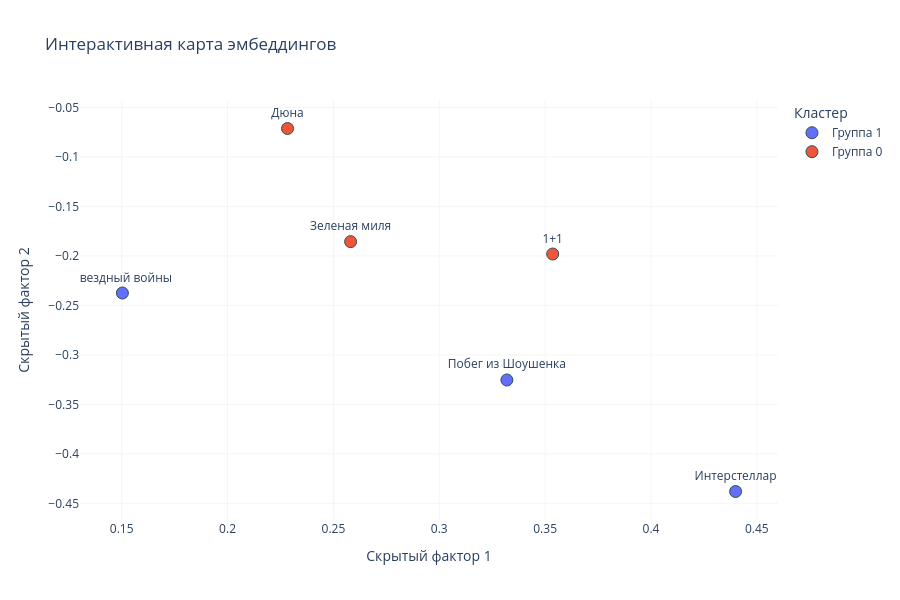

Notebook code for this chart:
### Code cell
import torch
import torch.nn as nn
import torch.optim as optim
from torch.utils.data import Dataset, DataLoader

def convert_df(df_matrix):
    users = df_matrix.index.tolist()
    movies = df_matrix.columns.tolist()
    # Преобразуем в длинный формат (взаимодействия с оценкой > 0)
    interactions = []
    for u_idx, user in enumerate(users):
        for m_idx, movie in enumerate(movies):
            rating = df_matrix.loc[user, movie]
            if rating > 0:
                interactions.append((u_idx, m_idx, 1.0)) # 1.0 — факт позитивного взаимодействия
    
    df_train = pd.DataFrame(interactions, columns=["user_id", "item_id", "label"])
    return users, movies, df_train

# 2. Обертка данных в Dataset для PyTorch
class RecommendationDataset(Dataset):
    def __init__(self, dataframe):
        self.users = torch.tensor(dataframe["user_id"].values, dtype=torch.long)
        self.items = torch.tensor(dataframe["item_id"].values, dtype=torch.long)
        self.labels = torch.tensor(dataframe["label"].values, dtype=torch.float32)

    def __len__(self):
        return len(self.labels)

    def __getitem__(self, idx):
        return self.users[idx], self.items[idx], self.labels[idx]

# 3. Архитектура двухбашенной модели DSSM
class DSSMModel(nn.Module):
    def __init__(self, num_users, num_items, embedding_dim=8):
        super(DSSMModel, self).__init__()
        # Базовая башня Пользователя
        self.user_embedding = nn.Embedding(num_users, embedding_dim)
        self.user_nn = nn.Sequential(
            nn.Linear(embedding_dim, 16),
            nn.ReLU(),
            nn.Linear(16, 8) # Финальный размер эмбеддинга (N-мерное пространство)
        )
        
        # Базовая башня Item
        self.item_embedding = nn.Embedding(num_items, embedding_dim)
        self.item_nn = nn.Sequential(
            nn.Linear(embedding_dim, 16),
            nn.ReLU(),
            nn.Linear(16, 8)
        )

    def forward(self, user_ids, item_ids):
        # Пропускаем пользователя через его башню
        u_emb = self.user_embedding(user_ids)
        u_vector = self.user_nn(u_emb)
        
        # Пропускаем товар через его башню
        i_emb = self.item_embedding(item_ids)
        i_vector = self.item_nn(i_emb)
        
        # Считаем косинусное сходство между векторами башен
        u_vector_norm = nn.functional.normalize(u_vector, p=2, dim=1)
        i_vector_norm = nn.functional.normalize(i_vector, p=2, dim=1)
        
        # Скалярное произведение строк (dot product)
        similarity = torch.sum(u_vector_norm * i_vector_norm, dim=1)
        return similarity

def fit_model(users, movies, dataloader, epochs, embedding_dim):
    # Инициализация
    model = DSSMModel(num_users=len(users), num_items=len(movies), embedding_dim=embedding_dim)
    criterion = nn.MSELoss()
    optimizer = optim.Adam(model.parameters())

    # Обучение модели
    model.train()
    for epoch in range(epochs):
        for batch_users, batch_items, batch_labels in dataloader:
            optimizer.zero_grad()
            predictions = model(batch_users, batch_items)
            loss = criterion(predictions, batch_labels)
            loss.backward()
            optimizer.step()
    return model


def get_dssm_model_emb(df, epochs=10, embedding_dim=8):
    users, movies, df_train = convert_df(df)
    dataset = RecommendationDataset(df_train)
    dataloader = DataLoader(dataset, batch_size=1)
    model = fit_model(users, movies, dataloader, epochs, embedding_dim)
    
    model.eval()
    with torch.no_grad():
        all_item_ids = torch.tensor(list(range(len(movies))), dtype=torch.long)
        item_embs = model.item_embedding(all_item_ids)
        movie_embeddings = model.item_nn(item_embs).numpy()
    
    print(f"Форма матрицы эмбеддингов: {movie_embeddings.shape} (4 фильма, у каждого вектор из 8 признаков)")
    return movie_embeddings

plot_emb(get_dssm_model_emb(df, embedding_dim=8, epochs=10), df)

### Figure 1 — Plotly figure (JSON) as saved in the notebook; plotly's stock layout.template omitted (floating-point values rounded to 4 significant figures)
{"data": [{"hovertemplate": "<b>%{hovertext}</b><br><br>Кластер=Группа 1<br>Скрытый фактор 1=%{x}<br>Скрытый фактор 2=%{y}<br>Название=%{text}<extra></extra>", "hovertext": ["Интерстеллар", "Звездный войны", "Побег из Шоушенка"], "legendgroup": "Группа 1", "marker": {"color": "#636efa", "symbol": "circle", "line": {"color": "DarkSlateGrey", "width": 1}, "size": 12}, "mode": "markers+text", "name": "Группа 1", "orientation": "v", "showlegend": true, "text": ["Интерстеллар", "Звездный войны", "Побег из Шоушенка"], "x": [0.44, 0.1503, 0.3319], "xaxis": "x", "y": [-0.438, -0.2375, -0.3253], "yaxis": "y", "type": "scatter", "textposition": "top center"}, {"hovertemplate": "<b>%{hovertext}</b><br><br>Кластер=Группа 0<br>Скрытый фактор 1=%{x}<br>Скрытый фактор 2=%{y}<br>Название=%{text}<extra></extra>", "hovertext": ["Дюна", "Зеленая миля", "1+1"], "legendgroup": "Группа 0", "marker": {"color": "#EF553B", "symbol": "circle", "line": {"color": "DarkSlateGrey", "width": 1}, "size": 12}, "mode": "markers+text", "name": "Группа 0", "orientation": "v", "showlegend": true, "text": ["Дюна", "Зеленая миля", "1+1"], "x": [0.2283, 0.2581, 0.3536], "xaxis": "x", "y": [-0.07131, -0.1856, -0.1981], "yaxis": "y", "type": "scatter", "textposition": "top center"}], "layout": {"xaxis": {"anchor": "y", "domain": [0.0, 1.0], "title": {"text": "Скрытый фактор 1"}, "zeroline": true, "zerolinewidth": 1, "zerolinecolor": "LightGray", "showgrid": true, "gridwidth": 1, "gridcolor": "WhiteSmoke"}, "yaxis": {"anchor": "x", "domain": [0.0, 1.0], "title": {"text": "Скрытый фактор 2"}, "zeroline": true, "zerolinewidth": 1, "zerolinecolor": "LightGray", "showgrid": true, "gridwidth": 1, "gridcolor": "WhiteSmoke"}, "legend": {"title": {"text": "Кластер"}, "tracegroupgap": 0}, "title": {"text": "Интерактивная карта эмбеддингов"}, "plot_bgcolor": "white", "width": 900, "height": 600}}
